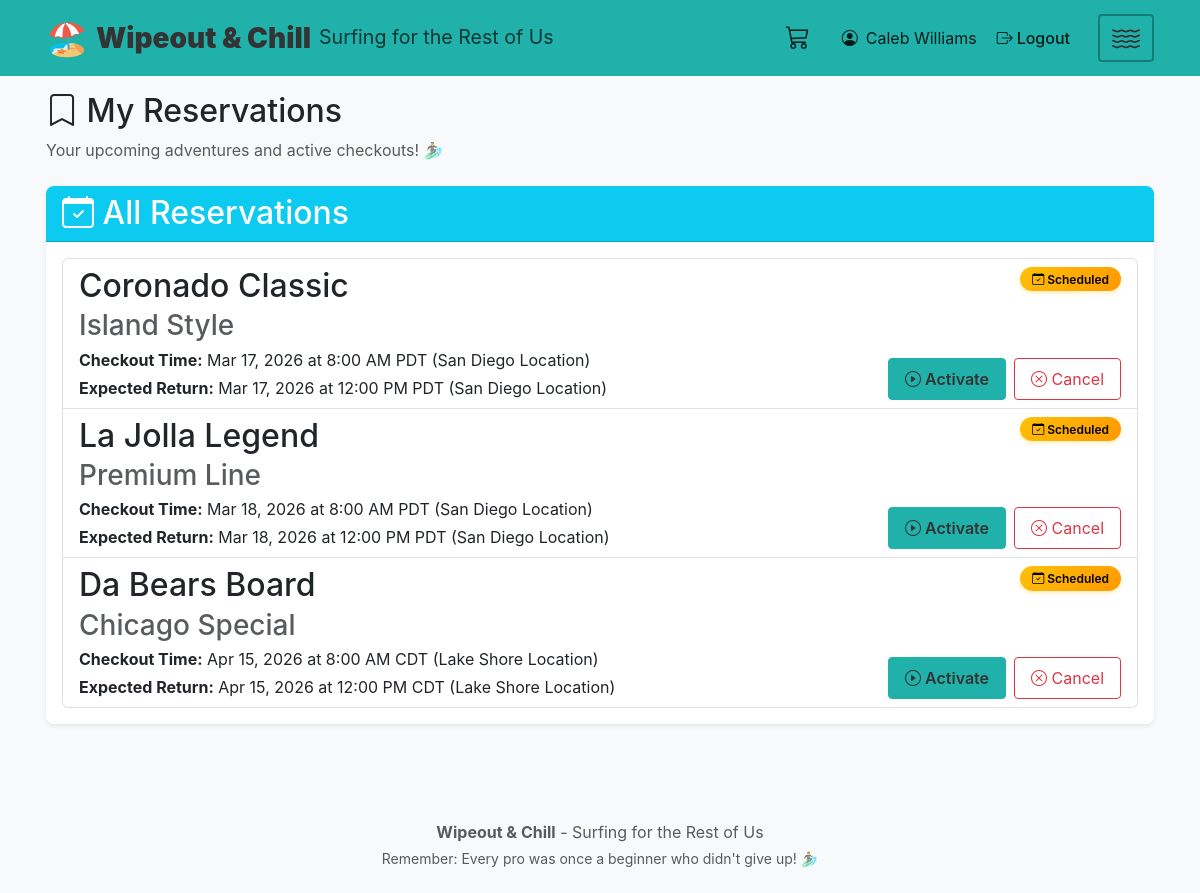
The page /my-checkouts (signed in) on the database as committed earlier.
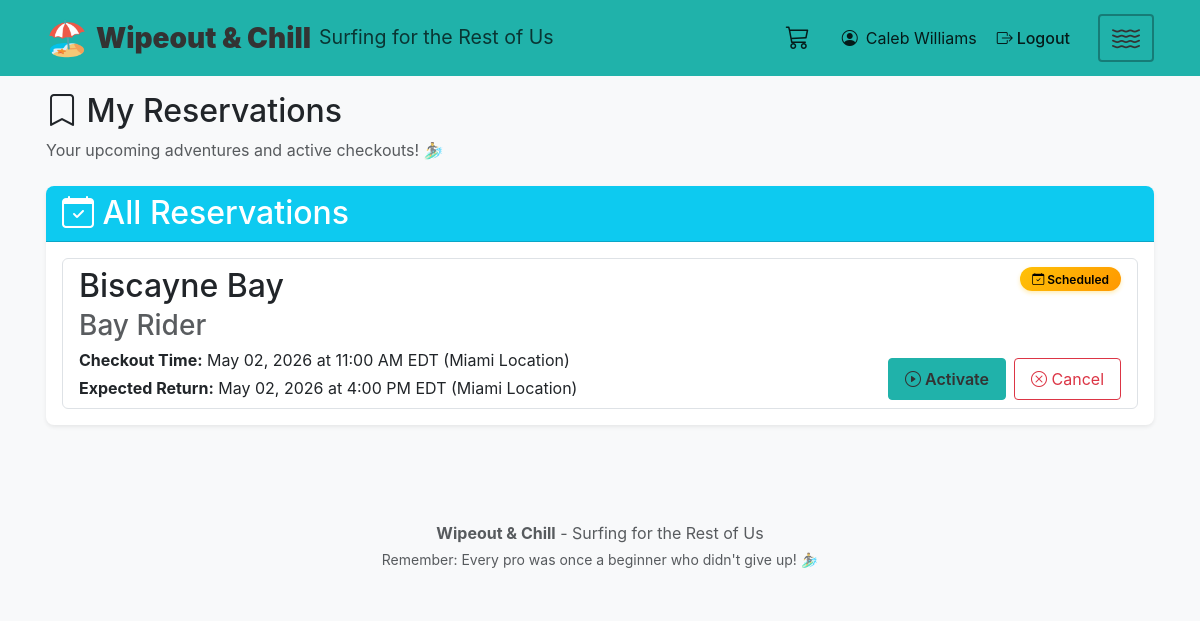
The same page on the database as committed later.
### models/checkout.py (models this page shows, shortened)
class Checkout(db.Model):
    __tablename__ = 'checkouts'
    STATUS_ACTIVE = CHECKOUT_STATUS_ACTIVE
    STATUS_RETURNED = CHECKOUT_STATUS_RETURNED
    STATUS_CANCELLED = CHECKOUT_STATUS_CANCELLED
    id = db.Column(db.String(36), primary_key=True, default=lambda: str(uuid.uuid4()))
    user_id = db.Column(db.String(36), db.ForeignKey('users.id', ondelete='CASCADE'), nullable=False)
    board_id = db.Column(db.String(36), db.ForeignKey('boards.id', ondelete='CASCADE'), nullable=False)
    checkout_time = db.Column(db.DateTime, default=datetime.utcnow, nullable=False)
    expected_return_time = db.Column(db.DateTime, nullable=False)
    actual_return_time = db.Column(db.DateTime, nullable=True)
    status = db.Column(db.String(50), default=CHECKOUT_STATUS_ACTIVE, nullable=False)
    created_at = db.Column(db.DateTime, default=datetime.utcnow, nullable=False)
    updated_at = db.Column(db.DateTime, default=datetime.utcnow, onupdate=datetime.utcnow, nullable=False)
    @classmethod
    def find_active_by_user(cls, user_id):
        return cls.query.filter_by(user_id=user_id, status=cls.STATUS_ACTIVE).order_by(cls.checkout_time.desc()).all()

### models/board.py (models this page shows, shortened)
class Board(db.Model):
    __tablename__ = 'boards'
    STATUS_AVAILABLE = BOARD_STATUS_AVAILABLE
    STATUS_CHECKED_OUT = BOARD_STATUS_CHECKED_OUT
    STATUS_DAMAGED = BOARD_STATUS_DAMAGED
    STATUS_IN_REPAIR = BOARD_STATUS_IN_REPAIR
    STATUS_REPLACED = BOARD_STATUS_REPLACED
    CONDITION_EXCELLENT = BOARD_CONDITION_EXCELLENT
    CONDITION_GOOD = BOARD_CONDITION_GOOD
    CONDITION_FAIR = BOARD_CONDITION_FAIR
    id = db.Column(db.String(36), primary_key=True, default=lambda: str(uuid.uuid4()))
    location_id = db.Column(db.String(36), db.ForeignKey('locations.id', ondelete='CASCADE'), nullable=False)
    name = db.Column(db.String(255), nullable=False)
    brand = db.Column(db.String(100), nullable=True)
    size = db.Column(db.String(50), nullable=True)
    image_url = db.Column(db.String(500), nullable=True)  # URL to surfboard image
    status = db.Column(db.String(50), default=BOARD_STATUS_AVAILABLE, nullable=False)
    condition = db.Column(db.String(50), default=BOARD_CONDITION_GOOD, nullable=True)
    created_at = db.Column(db.DateTime, default=datetime.utcnow, nullable=False)
    updated_at = db.Column(db.DateTime, default=datetime.utcnow, onupdate=datetime.utcnow, nullable=False)
    @classmethod
    def find_by_id(cls, board_id):
        return cls.query.get(board_id)

### models/location.py (models this page shows, shortened)
class Location(db.Model):
    __tablename__ = 'locations'
    id = db.Column(db.String(36), primary_key=True, default=lambda: str(uuid.uuid4()))
    name = db.Column(db.String(255), nullable=False)
    timezone = db.Column(db.String(100), default='America/Los_Angeles', nullable=False)
    address = db.Column(db.Text, nullable=True)
    created_at = db.Column(db.DateTime, default=datetime.utcnow, nullable=False)
    updated_at = db.Column(db.DateTime, default=datetime.utcnow, onupdate=datetime.utcnow, nullable=False)
    @classmethod
    def find_by_id(cls, location_id):
        return cls.query.get(location_id)

### routes/user_routes.py (the view, shortened to what this page needs)
@user_routes.route('/my-checkouts')
@login_required
def my_checkouts():
    from models.board import Board
    from models.location import Location
    from datetime import datetime
    now = datetime.utcnow()
    all_active_checkouts = Checkout.find_active_by_user(current_user.id)
    reservations_list = Reservation.find_by_user(current_user.id)
    all_items = []
    for checkout in all_active_checkouts:
        if checkout.status == Checkout.STATUS_CANCELLED:
            continue
        board = Board.find_by_id(checkout.board_id)
        checkout.board = board
        if board:
            location = Location.find_by_id(board.location_id)
            checkout.location = location
        checkout.is_checkout = True
        checkout.display_status = 'scheduled' if checkout.checkout_time > now else 'in_use'
        all_items.append(checkout)
    def sort_key(x):
        if x.is_checkout:
            return x.checkout_time
        return x.unlock_time
    all_items.sort(key=sort_key)
    return render_template('user/my_checkouts.html',
                          all_items=all_items,
                          timezone_service=timezone_service)

### app.py (called while the page is built)
@login_manager.user_loader
def load_user(user_id):
    return User.find_by_id(user_id)

### models/reservation.py (called while the page is built)
    @classmethod
    def find_by_user(cls, user_id):
        return cls.query.filter_by(user_id=user_id).order_by(cls.unlock_time.asc()).all()

### models/user.py (called while the page is built)
    @classmethod
    def find_by_id(cls, user_id):
        return cls.query.get(user_id)

    def is_admin(self):
        from utils.constants import USER_ROLE_ADMIN
        return self.role == USER_ROLE_ADMIN

### services/timezone_service.py (called while the page is built)
    def get_location_timezone(self, location_id):
        location = Location.find_by_id(location_id)
        if location:
            return pytz.timezone(location.timezone)
        return pytz.UTC

    def to_location_timezone(self, dt, location_id):
        if dt.tzinfo is None:
            dt = pytz.UTC.localize(dt)
        tz = self.get_location_timezone(location_id)
        return dt.astimezone(tz)

### templates/user/my_checkouts.html (shortened to what the changed rows need)
{% extends "base.html" %}
{% block content %}
<div class="row">
    <div class="col-12">
        <h1 class="mb-2">
            <i class="bi bi-bookmark"></i> My Reservations
        </h1>
    </div>
</div>
<div class="row">
    <div class="col-12">
        <div class="card shadow-sm">
            <div class="card-body">
                {% if all_items %}
                <div class="list-group">
                    {% for item in all_items %}
                    <div class="list-group-item">
                        <div class="d-flex w-100 justify-content-between">
                            <div class="flex-grow-1">
                                <h5 class="mb-1">
                                    {% if item.board %}
                                        {{ item.board.name }}
                                        {% if item.board.brand %}<br><small class="text-muted">{{ item.board.brand }}</small>{% endif %}
                                    {% else %}
                                        Board Reservation
                                    {% endif %}
                                </h5>
                                <div class="mb-0">
                                    {% if item.is_checkout %}
                                        {% if item.display_status == 'scheduled' %}
                                            <p class="mb-1">
                                                <strong>Checkout Time:</strong>
                                                {{ timezone_service.format_datetime_12hour(item.checkout_time, item.board.location_id if item.board else None, item.location.name if item.location else None) if item.checkout_time else 'N/A' }}
                                            </p>
                                            <p class="mb-0">
                                                <strong>Expected Return:</strong>
                                                {{ timezone_service.format_datetime_12hour(item.expected_return_time, item.board.location_id if item.board else None, item.location.name if item.location else None) if item.expected_return_time else 'N/A' }}
                                            </p>
                                        {% endif %}
                                    {% else %}
                                        <p class="mb-0">
                                            <strong>Unlock Time:</strong>
                                            {{ timezone_service.format_datetime_12hour(item.unlock_time, item.board.location_id if item.board else None, item.location.name if item.location else None) if item.unlock_time else 'N/A' }}
                                        </p>
                                    {% endif %}
                                </div>
                            </div>
                            <div class="d-flex flex-column justify-content-between align-items-end ms-3" style="min-height: 80px;">
                                {% if item.is_checkout %}
                                    {% if item.display_status == 'scheduled' %}
                                        <span class="badge scheduled-badge">
                                            <i class="bi bi-calendar-check"></i> Scheduled
                                        </span>
                                    {% else %}
                                        <span class="badge in-use-badge">
                                            <i class="bi bi-water"></i> Active
                                        </span>
                                    {% endif %}
                                {% else %}
                                    <span class="badge bg-{% if item.status == 'pending' %}warning{% elif item.status == 'available' %}success{% elif item.status == 'fulfilled' %}info{% else %}secondary{% endif %}">
                                        {{ item.status|title }}
                                    </span>
                                {% endif %}
                                {% if item.is_checkout %}
                                    {% if item.display_status == 'scheduled' %}
                                        <div class="d-flex gap-2">
                                            <button class="btn btn-sm btn-teal activate-checkout-btn" data-checkout-id="{{ item.id }}" data-board-name="{{ item.board.name if item.board else 'Board' }}" style="min-width: 85px;">
                                                <i class="bi bi-play-circle"></i> Activate
                                            </button>
                                            <button class="btn btn-sm btn-outline-danger cancel-checkout-btn" data-checkout-id="{{ item.id }}" data-board-name="{{ item.board.name if item.board else 'Board' }}" style="min-width: 85px;">
                                                <i class="bi bi-x-circle"></i> Cancel
                                            </button>
                                        </div>
                                    {% else %}
                                        <button class="btn btn-sm btn-success return-btn" data-checkout-id="{{ item.id }}" data-board-id="{{ item.board_id if item.board else '' }}">
                                            <i class="bi bi-arrow-return-left"></i> Return
                                        </button>
                                    {% endif %}
                                {% endif %}
                            </div>
                        </div>
                    </div>
                    {% endfor %}
                </div>
                {% else %}
                <div class="text-center py-5">
                    <i class="bi bi-calendar-x" style="font-size: 4rem; color: #6c757d;"></i>
                    <h4 class="mt-3 text-muted">No reservations yet</h4>
                    <p class="text-muted">Head to the <a href="{{ url_for('user_routes.dashboard') }}">Dashboard</a> to find your perfect board!</p>
                </div>
                {% endif %}
            </div>
        </div>
    </div>
</div>
{% endblock %}

Rows that differ between the two databases and show on the page:
no longer on this page (row edited): Checkout: board.name "Coronado Classic", board.brand "Island Style", checkout_time.timezone "Mar 17, 2026 at 8:00 AM PDT (San Diego Location)", expected_return_time.timezone "Mar 17, 2026 at 12:00 PM PDT (San Diego Location)"
no longer on this page (row edited): Checkout: board.name "La Jolla Legend", board.brand "Premium Line", checkout_time.timezone "Mar 18, 2026 at 8:00 AM PDT (San Diego Location)", expected_return_time.timezone "Mar 18, 2026 at 12:00 PM PDT (San Diego Location)"
no longer on this page (row edited): Checkout: board.name "Da Bears Board", board.brand "Chicago Special", checkout_time.timezone "Apr 15, 2026 at 8:00 AM CDT (Lake Shore Location)", expected_return_time.timezone "Apr 15, 2026 at 12:00 PM CDT (Lake Shore Location)"
added Checkout: board.name "Biscayne Bay", board.brand "Bay Rider", checkout_time.timezone "May 02, 2026 at 11:00 AM EDT (Miami Location)", expected_return_time.timezone "May 02, 2026 at 4:00 PM EDT (Miami Location)"
